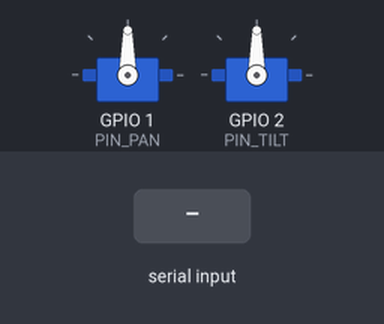
The sketch below on a simulated Seeed XIAO ESP32-S3. Parts: 2 × servo. The test bench sets the inputs (shaded band). Random numbers use the default seed unless the sketch sets one; what the sketch prints to the serial monitor is not drawn.

Above: at 1.7 s.
1.8 s: "l" received over Serial
At 6.5 s:
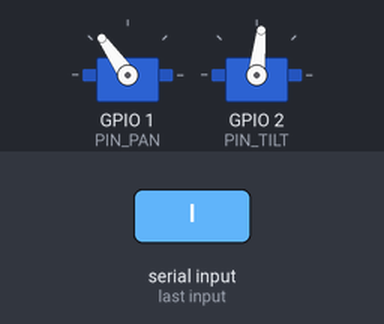
7.8 s: "s" received over Serial
At 10.2 s:
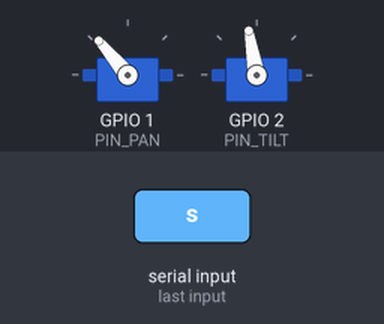
Timing chart, 0 to 22.8 s (numbered marks = the images above; inputs shaded):
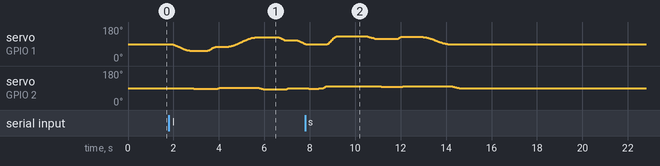

The sketch:

evokin_v01.ino
```cpp
// (licence header left out)
#include <ESP32Servo.h>

// ---------- pins and limits ----------
static const int PIN_PAN  = D0;
static const int PIN_TILT = D1;

// CAD: pan hard stop ≈ ±47°, so the software clamp stays inside it.
static const float PAN_MIN  = -42.0f, PAN_MAX  = 42.0f;
// CAD: first rigid contact at +13.5° nose down (camera pod on the collar) / −23.5° looking up; clamp ±10°.
static const float TILT_MIN = -10.0f, TILT_MAX = 10.0f;   // + = nod down

// Servo centre trims (µs) and direction. Set these on the bench before fitting the head.
static const int   PAN_CENTRE_US  = 1500, TILT_CENTRE_US = 1500;
static const float US_PER_DEG     = 1000.0f / 90.0f;     // FS90: ~500–2500 µs over ~180° (check on the bench)
static const int   PAN_DIR = +1, TILT_DIR = +1;           // flip if a joint runs backwards

// Battery build: move one joint at a time to keep the peak servo current under the 400 mAh cell's limit.
static const bool ONE_JOINT_AT_A_TIME = true;

// Motion smoothing: max speed (deg/s) per joint.
static const float PAN_SPEED  = 90.0f;
static const float TILT_SPEED = 60.0f;

Servo pan, tilt;
float panNow = 0, tiltNow = 0;
bool attached = false;

static float clampf(float v, float lo, float hi) { return v < lo ? lo : (v > hi ? hi : v); }

static void writeRaw(float panDeg, float tiltDeg) {
  panDeg  = clampf(panDeg,  PAN_MIN,  PAN_MAX);
  tiltDeg = clampf(tiltDeg, TILT_MIN, TILT_MAX);
  pan.writeMicroseconds(PAN_CENTRE_US  + (int)(PAN_DIR  * panDeg  * US_PER_DEG));
  tilt.writeMicroseconds(TILT_CENTRE_US + (int)(TILT_DIR * tiltDeg * US_PER_DEG));
  panNow = panDeg; tiltNow = tiltDeg;
}

static void attachServos() {
  if (attached) return;
  pan.setPeriodHertz(50);  tilt.setPeriodHertz(50);
  pan.attach(PIN_PAN, 500, 2500);
  tilt.attach(PIN_TILT, 500, 2500);
  attached = true;
  writeRaw(panNow, tiltNow);
}

static void detachServos() {   // limp head: lets a child push it without fighting the servo
  if (!attached) return;
  pan.detach(); tilt.detach();
  attached = false;
}

static void moveTogether(float panDeg, float tiltDeg, float speedScale);

// Move to a pose with an ease-in/ease-out, respecting the speed limits. On the battery build the
// joints move in turn (pan, then tilt), so only one servo accelerates at a time.
static void moveTo(float panDeg, float tiltDeg, float speedScale = 1.0f) {
  if (ONE_JOINT_AT_A_TIME) {
    float t0 = tiltNow;
    moveTogether(panDeg, t0, speedScale);
    moveTogether(panDeg, tiltDeg, speedScale);
  } else {
    moveTogether(panDeg, tiltDeg, speedScale);
  }
}

static void moveTogether(float panDeg, float tiltDeg, float speedScale) {
  attachServos();
  panDeg  = clampf(panDeg,  PAN_MIN,  PAN_MAX);
  tiltDeg = clampf(tiltDeg, TILT_MIN, TILT_MAX);
  float p0 = panNow, t0 = tiltNow;
  float tp = fabsf(panDeg - p0) / (PAN_SPEED * speedScale);
  float tt = fabsf(tiltDeg - t0) / (TILT_SPEED * speedScale);
  float dur = max(max(tp, tt), 0.05f) * 1.5f;              // eased profile peaks at 1.5x mean speed
  uint32_t start = millis(), ms = (uint32_t)(dur * 1000.0f);
  while (true) {
    float u = (millis() - start) / (float)ms;
    if (u >= 1.0f) break;
    float e = 0.5f - 0.5f * cosf(u * PI);                   // cosine ease
    writeRaw(p0 + (panDeg - p0) * e, t0 + (tiltDeg - t0) * e);
    delay(15);
  }
  writeRaw(panDeg, tiltDeg);
}

static void hold(uint32_t ms) { delay(ms); }

// ---------- behaviours ----------
// Look-around: a slow curious scan, a little head-up at each side, back to centre.
void lookAround() {
  moveTo(-35, -4, 0.6f);  hold(500);
  moveTo(-15,  2, 0.8f);  hold(200);
  moveTo( 35, -6, 0.6f);  hold(600);
  moveTo( 20,  0, 0.8f);  hold(250);
  moveTo(  0, -3, 0.7f);  hold(300);
  moveTo(  0,  0, 0.7f);
}

// Nod: two small "yes" nods (+ = nose down), then settle.
void nod() {
  float p = panNow;
  for (int i = 0; i < 2; i++) {
    moveTo(p,  9, 1.0f);
    moveTo(p, -3, 1.0f);
  }
  moveTo(p, 0, 0.8f);
}

// Shy turn-away: glance down, turn away quickly, hold, then peek back slowly.
void shy() {
  int side = (random(2) == 0) ? -1 : 1;
  moveTo(panNow, 8, 1.2f);                     // look down
  moveTo(side * 40, 10, 1.4f);                 // turn away, head down
  hold(1200);
  moveTo(side * 28, 6, 0.4f);                  // slow peek back
  hold(600);
  moveTo(side * 38, 9, 1.0f);                  // ...and away again
  hold(800);
  moveTo(0, 0, 0.5f);                          // shyly come back to centre
}

void centre() { moveTo(0, 0, 0.6f); }

void setup() {
  Serial.begin(115200);
  ESP32PWM::allocateTimer(0);
  ESP32PWM::allocateTimer(1);
  randomSeed(esp_random());
  attachServos();
  writeRaw(0, 0);
  delay(500);
  Serial.println("Tomo (evoKin V.01) head: l=look-around n=nod s=shy c=centre o=off");
}

uint32_t nextIdle = 8000;

void loop() {
  if (Serial.available()) {
    char c = Serial.read();
    switch (c) {
      case 'l': lookAround(); break;
      case 'n': nod(); break;
      case 's': shy(); break;
      case 'c': centre(); break;
      case 'o': detachServos(); Serial.println("servos off (limp)"); break;
      default: break;
    }
    nextIdle = millis() + 8000;
  }
  // Idle life: every 8–20 s pick a behaviour, then go limp to save power and heat.
  if (millis() > nextIdle) {
    int r = random(10);
    if (r < 6) lookAround(); else if (r < 9) nod(); else shy();
    delay(300);
    detachServos();
    nextIdle = millis() + 8000 + random(12000);
  }
}
```
